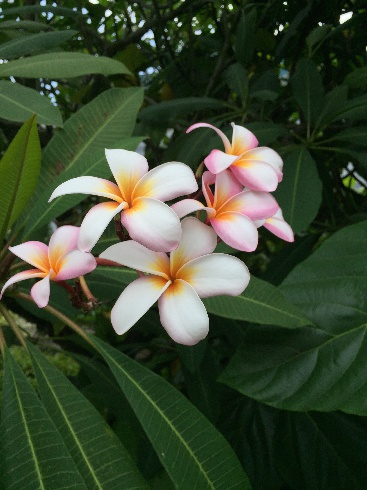
#> input picture Lab4/Pictures/flower.jpg, 367 x 490 px
$ python A0101742W_ChewYiXiu_Lab4.py
#> lines starting #> are read from the running program, lines starting #| are printed output that depends on the picture
import os
import cv2
import numpy as np
import math

def rgbtohsv(img,hsv_img):
    row,column,channel = img.shape
    for r in range(0,row):
        for c in range(0,column):

            hue = sat = value = 0.0
            blue,green,red = img[r][c]/255.00
            cmax = max(blue,green,red)
            cmin = min(blue,green,red)
            diff = cmax - cmin

            if (diff == 0):
                hue = 0

            elif (cmax == blue):
                hue = 60*(((red-green)/diff) + 4)

            elif (cmax == green):
                hue = 60*(((blue-red)/diff) + 2)

            elif (cmax == red):
                hue = 60*(((green-blue)/diff)%6)

            if (cmax != 0):
                sat = diff/cmax

            value = cmax
            hsv_img[r][c] = [(hue),(sat),(value)]
    return

def hsvtorgb(rgb_img,hsv_img):
    row,column,channel = hsv_img.shape
    for r in range(0,row):
        for c in range(0,column):

            C = X = m = red = green = blue = 0

            hue,sat,value = hsv_img[r][c]
            C = value*sat
            X = C*(1-abs(((hue/60)%2)-1))
            m = value - C


            if (0 <= hue < 60):
                red = C
                green = X

            elif (60 <= hue < 120):
                red = X
                green = C

            elif (120 <= hue < 180):
                green = C
                blue = X

            elif (180 <= hue < 240):
                green = X
                blue = C

            elif (240 <= hue < 300):
                red = X
                blue = C
            elif (300 <= hue < 360):
                red = C
                blue = X

            rgb_img[r][c] = [((blue+m)*255),((green+m)*255),((red+m)*255)]
    return

#read flower image
flower_img = cv2.imread(os.getcwd() + "/Pictures/flower.jpg")
#> flower_img is the input picture: shape (490, 367, 3); mean B, G, R 50.7, 73.5, 61
#define shape of array
rows,columns,channels = flower_img.shape
#> rows = 490; columns = 367; channels = 3
#initialize hsv and rgb arrays for flower img
hsv_flower_img = np.zeros([rows,columns,channels])
rgb_flower_img = np.zeros([rows,columns,channels])

#convert flower image to HSV
rgbtohsv(flower_img,hsv_flower_img)
#> after the loop in rgbtohsv, `for r in range(0,row):`:
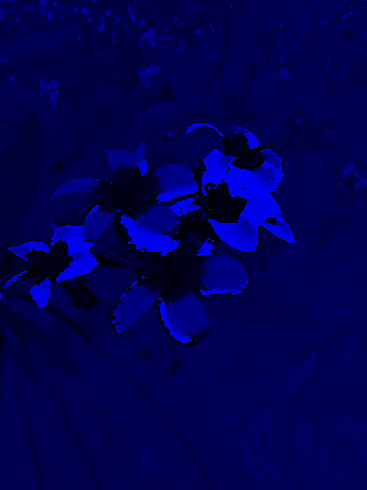
#> hsv_img: shape (490, 367, 3) float64; mean B, G, R 117.9, 0.5, 0.3; drawn with min black and max white
#convert back HSV flower image to RGB
hsvtorgb(rgb_flower_img,hsv_flower_img)

#Display Hue component of HSV image
#Scale hsv image down to [1,0]for imshow
cv2.imshow('Hue Component', hsv_flower_img[:,:,0]/360)
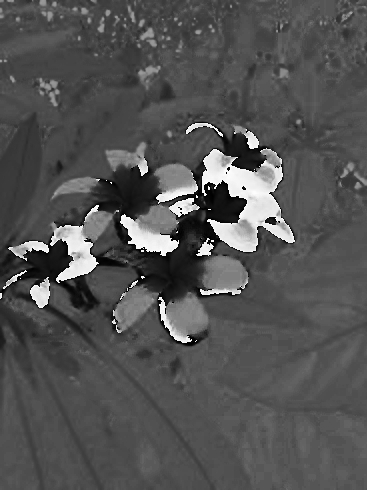
#> window 'Hue Component': shape (490, 367) float64; min 0, max 0.998, mean 0.327
cv2.waitKey(0)
cv2.imwrite(os.getcwd() + "/Results/hue.jpg",hsv_flower_img[:,:,0]*(255.0/360))

#Display Saturation component of HSV image
cv2.imshow('Saturation Component', hsv_flower_img[:,:,1])
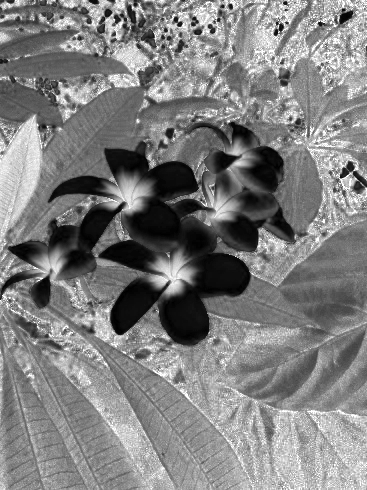
#> window 'Saturation Component': shape (490, 367) float64; min 0, max 1, mean 0.5
cv2.waitKey(0)
#Scale saturation to 255 to write image
cv2.imwrite(os.getcwd() + "/Results/saturation.jpg",hsv_flower_img[:,:,1]*255)


#Display Value component of HSV image
cv2.imshow('Brightness Component', hsv_flower_img[:,:,2])
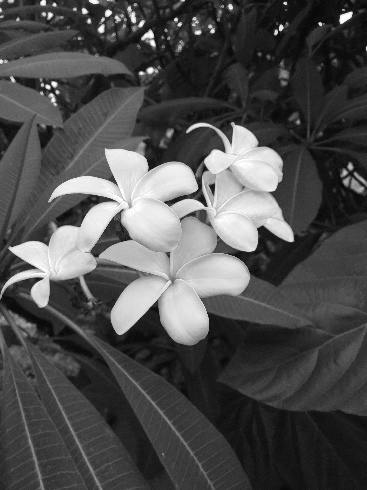
#> window 'Brightness Component': shape (490, 367) float64; min 0.0157, max 1, mean 0.304
cv2.waitKey(0)
#Scale value to 255 to write image
cv2.imwrite(os.getcwd() + "/Results/brightness.jpg",hsv_flower_img[:,:,2]*255)

cv2.destroyAllWindows()

#write rgb converted image
cv2.imwrite(os.getcwd() + "/Results/hsv2rgb.jpg",rgb_flower_img)

#read bee image
bee_img = cv2.imread(os.getcwd() + "/Pictures/bee1.png")
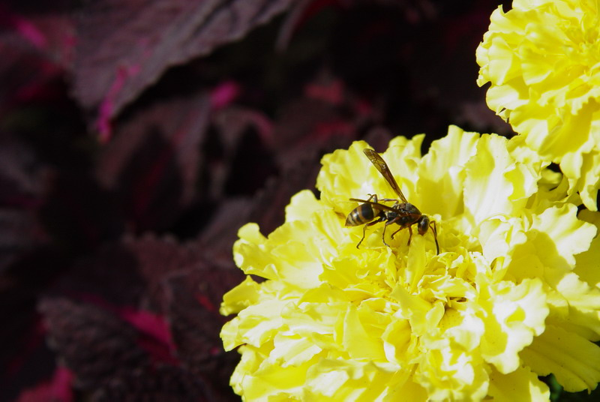
#> input picture Lab4/Pictures/bee1.png, 600 x 402 px
#> bee_img is the input picture: shape (402, 600, 3); mean B, G, R 45.1, 96.8, 107
#define shape of array
rows,columns,channels = bee_img.shape
#> rows = 402; columns = 600
#intialize result arrays
hsv_bee_img = np.zeros([rows,columns,channels])
valueComponent = np.zeros([rows,columns])
histeq_img = np.zeros([rows,columns,channels])

#convert bee image to HSV
rgbtohsv(bee_img,hsv_bee_img)
#> after the loop in rgbtohsv (call 2), `for r in range(0,row):`:
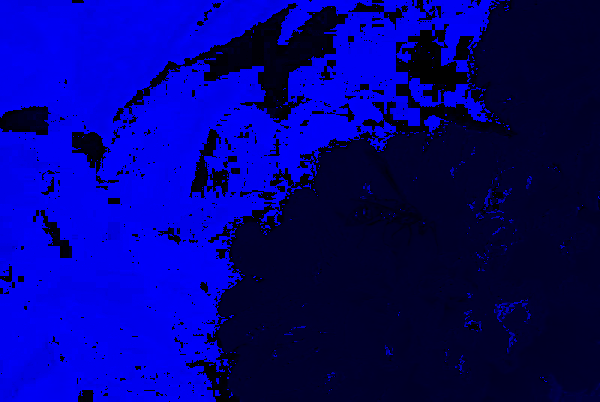
#> hsv_img: shape (402, 600, 3) float64; mean B, G, R 183.8, 0.6, 0.4; drawn with min black and max white

#value component of HSV image scale to 255
valueComponent = hsv_bee_img[:,:,2]*255.0

#set type as int for histogram equalization
valueComponent = valueComponent.astype(int)

hist,bins = np.histogram(valueComponent.flatten(),256,[0,256])
#> bins = 257 values from 0 to 256
#cummulative sum for histogram value
cdf = hist.cumsum()
#> cdf = 256 values from 0 to 241200
cdf_m = np.ma.masked_equal(cdf,0)
cdf_m = (cdf_m - cdf_m.min())*255/(cdf_m.max()-cdf_m.min())
cdf = np.ma.filled(cdf_m,0).astype('uint8')
#> cdf = 256 values from 0 to 255
#histogram equalized values
valueComponent = cdf[valueComponent]/255.0

#store value component to value channel in HSV image
hsv_bee_img[:,:,2] = valueComponent
#convert HSV image to RGB with histogram equalized values
hsvtorgb(histeq_img,hsv_bee_img)
#> after the loop in hsvtorgb (call 2), `for r in range(0,row):`:
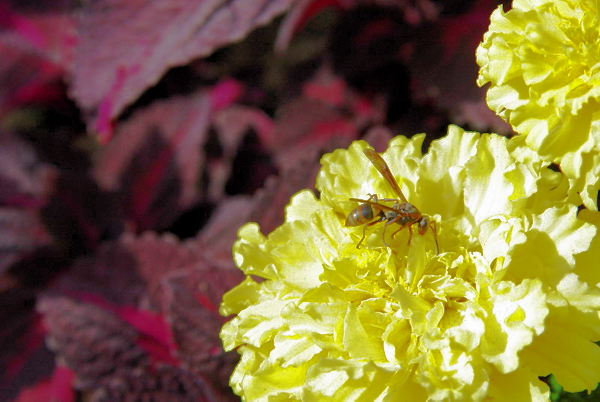
#> rgb_img: shape (402, 600, 3) float64; mean B, G, R 59.9, 107.1, 127.4
#write rgb image after histogram equalization
cv2.imwrite(os.getcwd() + "/Results/histeq.jpg",histeq_img)
